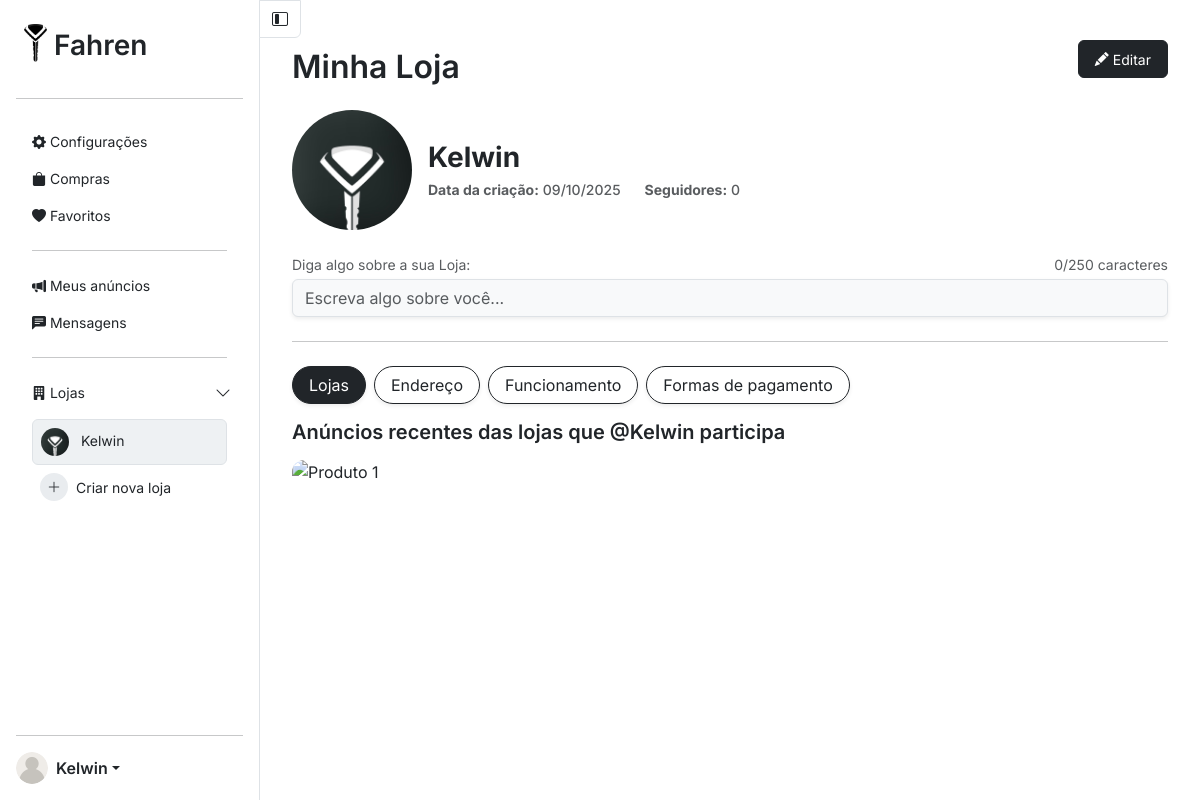
The page /menu/loja.php?id=2 (signed in) on the database as committed earlier.
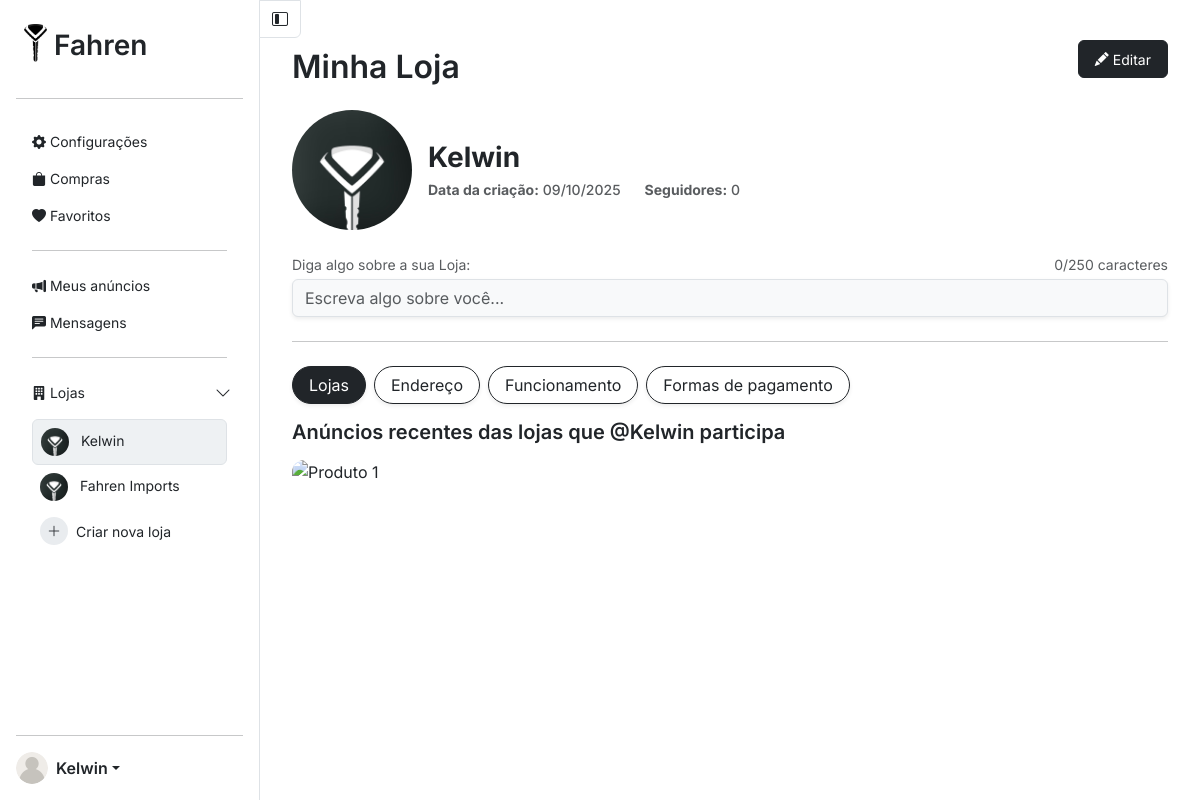
The same page on the database as committed later.
### tables this page shows
CREATE TABLE `lojas` (
  `id` int(11) NOT NULL,
  `nome` varchar(100) NOT NULL,
  `razao_social` varchar(100) DEFAULT NULL,
  `cnpj` varchar(18) DEFAULT NULL,
  `inscricao_estadual` varchar(30) DEFAULT NULL,
  `endereco` varchar(120) DEFAULT NULL,
  `numero` varchar(10) DEFAULT NULL,
  `seguidores` int(9) NOT NULL DEFAULT 0,
  `cep` varchar(9) DEFAULT NULL,
  `bairro` varchar(60) DEFAULT NULL,
  `cidade` varchar(60) DEFAULT NULL,
  `estado` char(2) DEFAULT NULL,
  `telefone_fixo` varchar(20) DEFAULT NULL,
  `whatsapp` varchar(20) NOT NULL,
  `email_corporativo` varchar(100) NOT NULL,
  `site` varchar(100) DEFAULT NULL,
  `instagram` varchar(100) DEFAULT NULL,
  `facebook` varchar(100) DEFAULT NULL,
  `logo` varchar(255) DEFAULT NULL,
  `capa` varchar(255) DEFAULT NULL,
  `descricao_loja` text DEFAULT NULL,
  `hora_abre` time DEFAULT NULL,
  `hora_fecha` time DEFAULT NULL,
  `dias_funcionamento` varchar(50) DEFAULT NULL,
  `created_at` timestamp NOT NULL DEFAULT current_timestamp()
);

### menu/loja.php (the view, shortened to what the changed rows need)
<?php
include('../controladores/conexao_bd.php');
$id_loja = $_GET['id'];
$sql = "SELECT * FROM lojas WHERE id = '$id_loja'";
$resultado = mysqli_query($conexao, $sql);
$loja = mysqli_fetch_assoc($resultado);
?>
<!DOCTYPE html>
<html lang="pt-br">
<head>
    <link rel="stylesheet" href="../style.css">
    <link href="https://cdn.jsdelivr.net/npm/bootstrap@5.3.7/dist/css/bootstrap.min.css" rel="stylesheet">
    <link rel="stylesheet" href="https://cdn.jsdelivr.net/npm/bootstrap-icons@1.13.1/font/bootstrap-icons.min.css">
</head>
<body>
    <?php
    $loja_id_selected = $_GET['id'];
    include_once '../estruturas/sidebar/sidebar.php';
    ?>
    <main>
        <div class="titulo-e-botao">
            <h2 class="fw-semibold mb-2 mb-md-0 mt-3">Minha Loja</h2>
        </div>
        <div class="d-flex align-items-center gap-3 mt-3 position-relative flex-wrap">
            <div>
                <h3 class="fw-bold mb-1"><?= $loja['nome'] ?></h3>
                <div class="d-flex gap-4 text-muted small">
                    <span><strong>Data da criação:</strong> <span class="fw-medium"><?= date("d/m/Y", strtotime($loja['created_at'])); ?></span></span>
                    <span><strong>Seguidores:</strong> <span class="fw-medium"><?= $loja['seguidores']; ?></span></span>
                </div>
            </div>
        </div>
    </main>
</body>
</html>

### estruturas/sidebar/sidebar.php (shortened to what the changed rows need)
<aside class="border-end d-flex flex-column position-fixed vh-100" style="width: calc(200px + 5vw);">
    <nav class="sidebar nav d-flex flex-column nav-pills mx-3 flex-shrink-1 small overflow-y-auto" style="min-height: 0;">
        <div class="my-2">
            <div class="collapse mx-3 <?= isset($loja_id_selected) ? 'show' : ''?>" id="collapseExample">
                <div class="py-2 d-flex flex-column">
                    <?php
                    include('../conexao_bd.php');
                    $sql = "SELECT nome, id FROM lojas";
                    $resultado = mysqli_query($conexao, $sql);
                    $lojas = [];
                    while ($linha = mysqli_fetch_array($resultado)) {
                        $lojas[] = $linha;
                    }
                    foreach ($lojas as $loja_side):
                    ?>
                    <a href="loja.php?id=<?= $loja_side['id']?>" class="nav-link <?= $loja_id_selected == $loja_side['id'] ? 'active' : ''?> p-2 text-capitalize">
                        <img src="../img/logo-fahren-bg.jpg" alt="Foto de Perfil" width="28" height="28" class="rounded-circle me-2">
                        <?= $loja_side['nome'] ?>
                    </a>
                    <?php endforeach; ?>
                    <button class="nav-link p-2 d-flex align-items-center" data-bs-toggle="modal" data-bs-target="#loja-modal">
                        <span class="d-inline-flex justify-content-center align-items-center bg-body-secondary rounded-circle me-2"
                            style="width:28px; height:28px;">
                        </span>
                        Criar nova loja
                    </button>
                </div>
            </div>
        </div>
    </nav>
</aside>

Rows that differ between the two databases and show on the page:
added lojas: nome "Fahren Imports"
